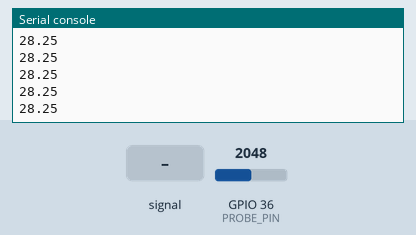
This program was run on a simulated ESP32 board running MicroPython. Parts: the last lines printed to the serial console. Inputs (shaded band) come from the test bench; at power-on: GPIO 36 (PROBE_PIN) = 2048 (analog values on the 0–4095 scale).

Above: at 1.2 s.
1.3 s: GPIO 36 (PROBE_PIN) fed a 200 Hz sine of ±327 counts around its level
At 1.31 s:
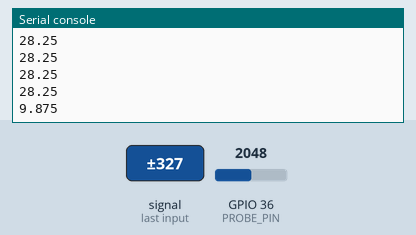
2.8 s: GPIO 36 (PROBE_PIN) set to 2866
At 2.82 s:
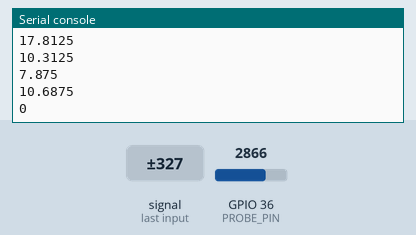
4.3 s: GPIO 36 (PROBE_PIN) fed a 1000 Hz sine of ±1023 counts around its level
At 4.32 s:
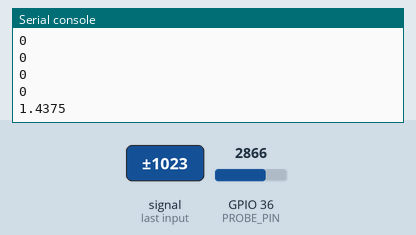
5.8 s: GPIO 36 (PROBE_PIN) set to 2047
At 5.83 s:
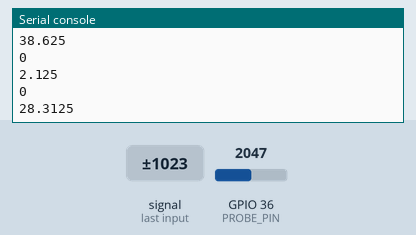
Timing chart, 0 to 8.3 s (numbered marks = the images above; inputs shaded):
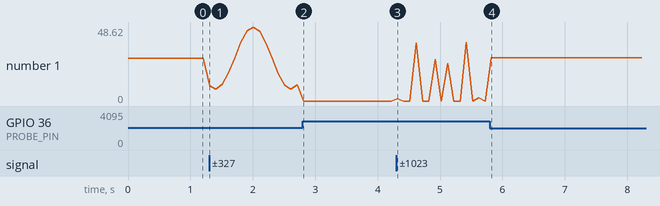

The program:

fuktighetssensor.py
```python
from machine import ADC, Pin
import time

# "Constants"
PROBE_PIN = 36

# Modes
MODE_MEASURE = 1
MODE_CONTINUOUS_PERCENTAGE = 2
MODE_CONTINUOUS_VALUES = 3
MODE_CONTINUOUS_BOTH = 4

# Measurements
MEASURE_COUNT = 100
MEASURE_DELAY = 0.1  # 100 ms

# Kalibrering
DRY = 2500
WET = 900

# Pin setup
adc = ADC(Pin(PROBE_PIN))
adc.atten(ADC.ATTN_11DB)

def to_percent(value):
    moisture = (DRY - value) / (DRY - WET)
    moisture = max(0, min(1, moisture))  # clamp 0–1
    return moisture * 100

def median(lst):
    s = sorted(lst)
    n = len(s)
    if n % 2 == 0:
        return (s[n//2 - 1] + s[n//2]) / 2
    else:
        return s[n//2]

# Mode choice
# mode = MODE_MEASURE
mode = MODE_CONTINUOUS_PERCENTAGE
# mode = MODE_CONTINUOUS_VALUES
# mode = MODE_CONTINUOUS_BOTH

if mode == MODE_MEASURE:
    samples = []

    print("Starter måling...")

    for i in range(MEASURE_COUNT):
        samples.append(adc.read())
        time.sleep(MEASURE_DELAY)

    print("Målinger ferdig")

    avg = sum(samples) / len(samples)
    med = median(samples)

    print("Gjennomsnitt:", avg)
    print("Median:", med)
    print("Fukt (%), snitt:", to_percent(avg))
    print("Fukt (%), median:", to_percent(med))
elif mode == MODE_CONTINUOUS_PERCENTAGE or mode == MODE_CONTINUOUS_VALUES or mode == MODE_CONTINUOUS_BOTH:
    while True:
        # ta noen samples og bruk median (stabilt signal)
        samples = [adc.read() for _ in range(5)]
        med = median(samples)
        percent = to_percent(med)

        if mode == MODE_CONTINUOUS_PERCENTAGE:
            print(percent)
        elif mode == MODE_CONTINUOUS_VALUES:
            print(med)
        elif mode == MODE_CONTINUOUS_BOTH:
            print(med, percent)

        time.sleep(MEASURE_DELAY)

else:
    print("Unknown mode", mode)

# Ende
```

Measured:
- after the input at 1.3 s, the serial console: prints a new line at once (image 1)
- after the input at 2.8 s, the serial console: prints a new line at once (image 2)
- after the input at 4.3 s, the serial console: prints a new line at once (image 3)
- after the input at 5.8 s, the serial console: prints a new line at once (image 4)
- plotted number 1: 28.25 → 10.69 after the input at 1.3 s, 10.69 → 0 after the input at 2.8 s, 0 → 28.31 after the input at 5.8 s
